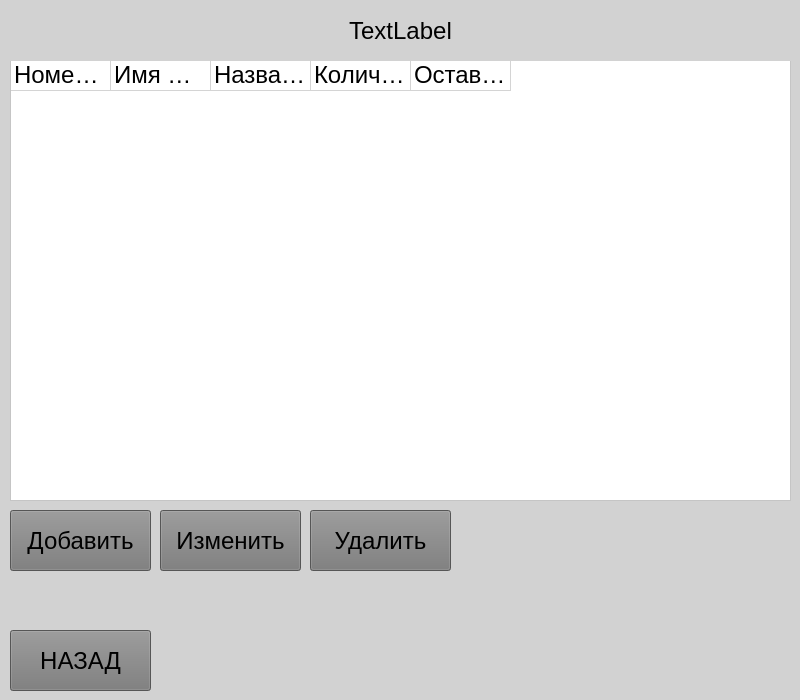
<?xml version="1.0" encoding="UTF-8"?>
<ui version="4.0">
 <class>MainWindow</class>
 <widget class="QMainWindow" name="MainWindow">
  <property name="geometry">
   <rect>
    <x>0</x>
    <y>0</y>
    <width>800</width>
    <height>700</height>
   </rect>
  </property>
  <property name="windowTitle">
   <string>Окно директора</string>
  </property>
  <property name="styleSheet">
   <string notr="true">background-color:rgb(210,210,210);</string>
  </property>
  <widget class="QWidget" name="centralwidget">
   <widget class="QPushButton" name="button_quit">
    <property name="geometry">
     <rect>
      <x>10</x>
      <y>630</y>
      <width>141</width>
      <height>61</height>
     </rect>
    </property>
    <property name="font">
     <font>
      <family>Arial</family>
      <pointsize>18</pointsize>
     </font>
    </property>
    <property name="styleSheet">
     <string notr="true">background-color: rgb(120,120,120);color:rgb(0,0,0);</string>
    </property>
    <property name="text">
     <string>НАЗАД</string>
    </property>
   </widget>
   <widget class="QTableWidget" name="tableWidget">
    <property name="geometry">
     <rect>
      <x>10</x>
      <y>60</y>
      <width>781</width>
      <height>441</height>
     </rect>
    </property>
    <property name="font">
     <font>
      <family>Arial</family>
      <pointsize>18</pointsize>
     </font>
    </property>
    <property name="styleSheet">
     <string notr="true">background-color: rgb(255,255,255);</string>
    </property>
    <property name="editTriggers">
     <set>QAbstractItemView::NoEditTriggers</set>
    </property>
    <property name="rowCount">
     <number>1</number>
    </property>
    <property name="columnCount">
     <number>5</number>
    </property>
    <attribute name="horizontalHeaderVisible">
     <bool>false</bool>
    </attribute>
    <attribute name="verticalHeaderVisible">
     <bool>false</bool>
    </attribute>
    <row/>
    <column/>
    <column/>
    <column/>
    <column/>
    <column/>
    <item row="0" column="0">
     <property name="text">
      <string>Номер заказа</string>
     </property>
     <property name="font">
      <font>
       <family>Arial</family>
       <pointsize>18</pointsize>
      </font>
     </property>
     <property name="background">
      <brush brushstyle="NoBrush">
       <color alpha="255">
        <red>0</red>
        <green>0</green>
        <blue>0</blue>
       </color>
      </brush>
     </property>
     <property name="foreground">
      <brush brushstyle="SolidPattern">
       <color alpha="255">
        <red>0</red>
        <green>0</green>
        <blue>0</blue>
       </color>
      </brush>
     </property>
    </item>
    <item row="0" column="1">
     <property name="text">
      <string>Имя клиента</string>
     </property>
     <property name="font">
      <font>
       <family>Arial</family>
       <pointsize>18</pointsize>
      </font>
     </property>
     <property name="background">
      <brush brushstyle="NoBrush">
       <color alpha="255">
        <red>0</red>
        <green>0</green>
        <blue>0</blue>
       </color>
      </brush>
     </property>
     <property name="foreground">
      <brush brushstyle="SolidPattern">
       <color alpha="255">
        <red>0</red>
        <green>0</green>
        <blue>0</blue>
       </color>
      </brush>
     </property>
    </item>
    <item row="0" column="2">
     <property name="text">
      <string>Название товара</string>
     </property>
     <property name="font">
      <font>
       <family>Arial</family>
       <pointsize>18</pointsize>
      </font>
     </property>
     <property name="background">
      <brush brushstyle="NoBrush">
       <color alpha="255">
        <red>0</red>
        <green>0</green>
        <blue>0</blue>
       </color>
      </brush>
     </property>
     <property name="foreground">
      <brush brushstyle="SolidPattern">
       <color alpha="255">
        <red>0</red>
        <green>0</green>
        <blue>0</blue>
       </color>
      </brush>
     </property>
    </item>
    <item row="0" column="3">
     <property name="text">
      <string>Количество</string>
     </property>
     <property name="font">
      <font>
       <family>Arial</family>
       <pointsize>18</pointsize>
      </font>
     </property>
     <property name="foreground">
      <brush brushstyle="SolidPattern">
       <color alpha="255">
        <red>0</red>
        <green>0</green>
        <blue>0</blue>
       </color>
      </brush>
     </property>
    </item>
    <item row="0" column="4">
     <property name="text">
      <string>Оставшийся срок</string>
     </property>
     <property name="font">
      <font>
       <family>Arial</family>
       <pointsize>18</pointsize>
      </font>
     </property>
     <property name="foreground">
      <brush brushstyle="SolidPattern">
       <color alpha="255">
        <red>0</red>
        <green>0</green>
        <blue>0</blue>
       </color>
      </brush>
     </property>
    </item>
   </widget>
   <widget class="QLabel" name="label">
    <property name="geometry">
     <rect>
      <x>0</x>
      <y>0</y>
      <width>801</width>
      <height>61</height>
     </rect>
    </property>
    <property name="font">
     <font>
      <pointsize>18</pointsize>
     </font>
    </property>
    <property name="styleSheet">
     <string notr="true">color: rgb(0,0,0);</string>
    </property>
    <property name="text">
     <string>TextLabel</string>
    </property>
    <property name="alignment">
     <set>Qt::AlignCenter</set>
    </property>
   </widget>
   <widget class="QPushButton" name="button_add">
    <property name="geometry">
     <rect>
      <x>10</x>
      <y>510</y>
      <width>141</width>
      <height>61</height>
     </rect>
    </property>
    <property name="font">
     <font>
      <family>Arial</family>
      <pointsize>18</pointsize>
     </font>
    </property>
    <property name="styleSheet">
     <string notr="true">background-color: rgb(120,120,120);color:rgb(0,0,0);</string>
    </property>
    <property name="text">
     <string>Добавить</string>
    </property>
   </widget>
   <widget class="QPushButton" name="button_renew">
    <property name="geometry">
     <rect>
      <x>160</x>
      <y>510</y>
      <width>141</width>
      <height>61</height>
     </rect>
    </property>
    <property name="font">
     <font>
      <family>Arial</family>
      <pointsize>18</pointsize>
     </font>
    </property>
    <property name="styleSheet">
     <string notr="true">background-color: rgb(120,120,120);color:rgb(0,0,0);</string>
    </property>
    <property name="text">
     <string>Изменить</string>
    </property>
   </widget>
   <widget class="QPushButton" name="button_delete">
    <property name="geometry">
     <rect>
      <x>310</x>
      <y>510</y>
      <width>141</width>
      <height>61</height>
     </rect>
    </property>
    <property name="font">
     <font>
      <family>Arial</family>
      <pointsize>18</pointsize>
     </font>
    </property>
    <property name="styleSheet">
     <string notr="true">background-color: rgb(120,120,120);color:rgb(0,0,0);</string>
    </property>
    <property name="text">
     <string>Удалить</string>
    </property>
   </widget>
  </widget>
 </widget>
 <resources/>
 <connections/>
</ui>
